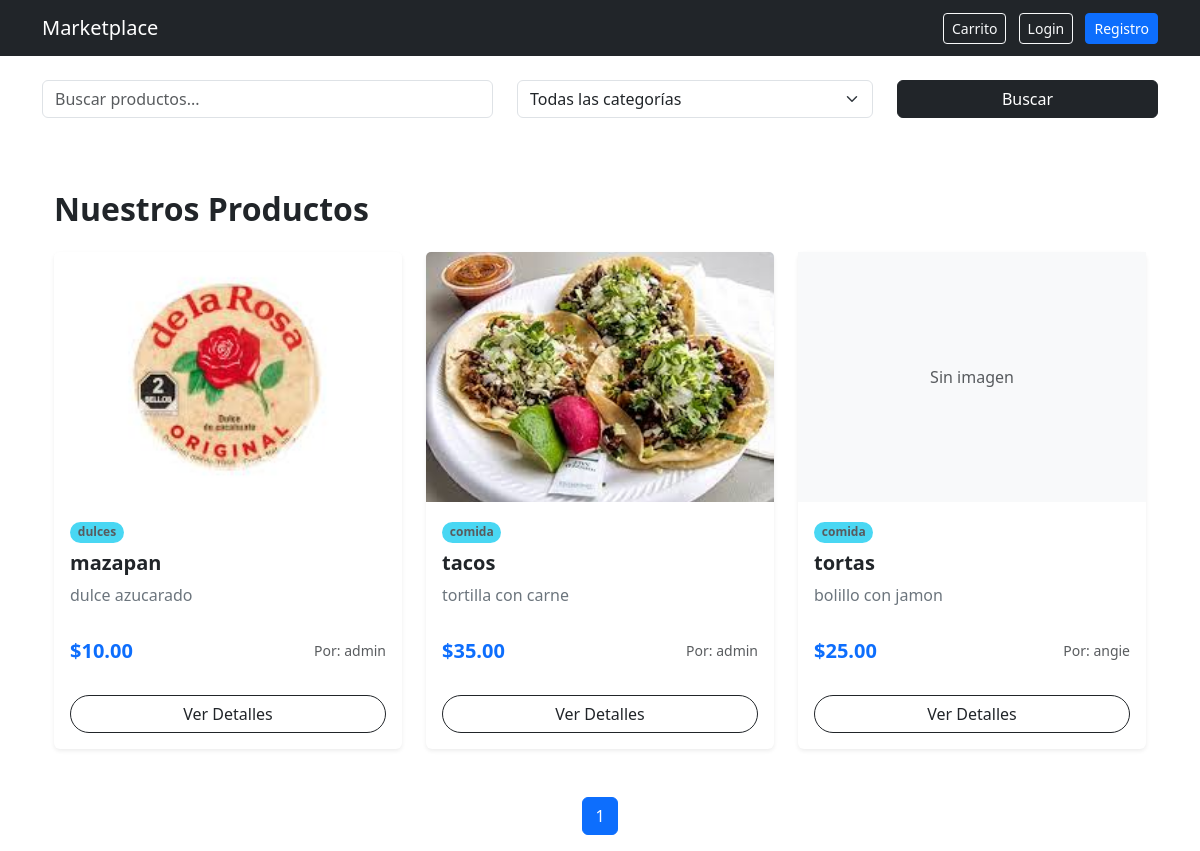
Before: / with the older database file.
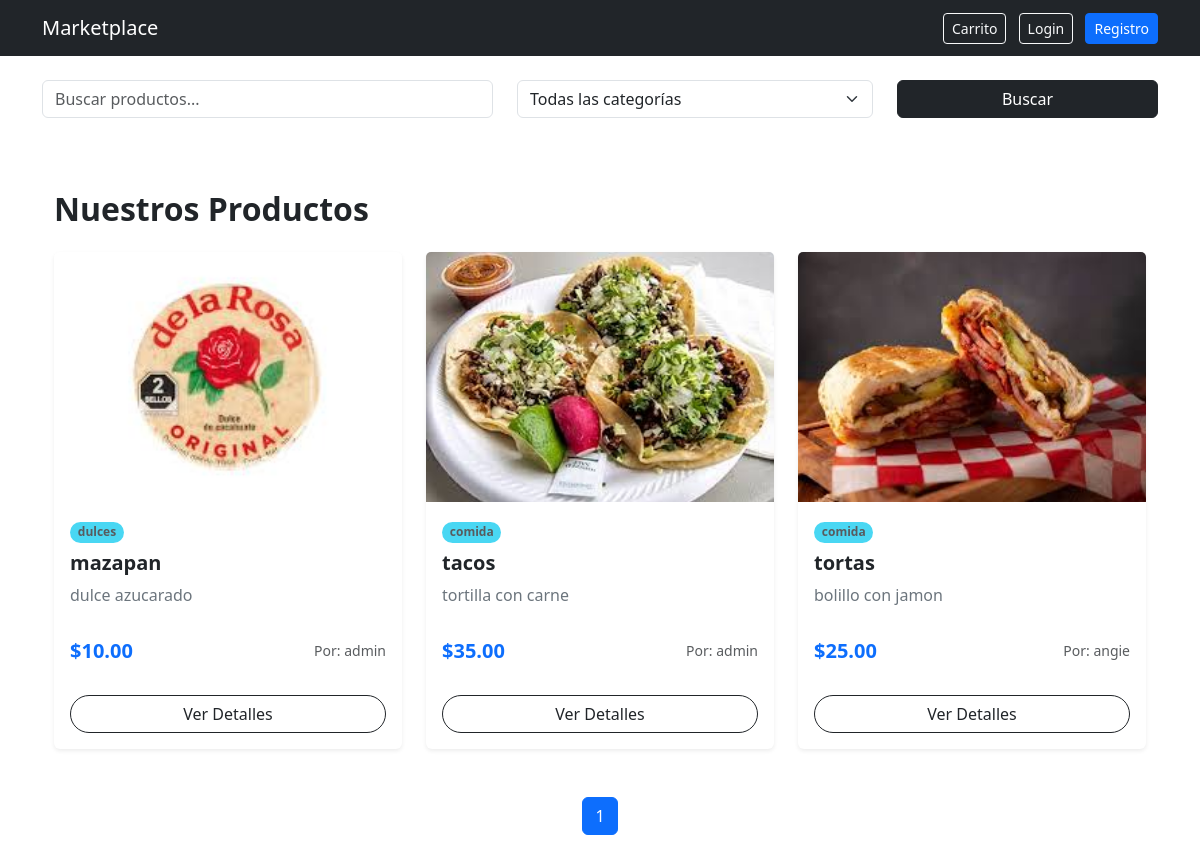
After: the same page with the newer database file.
### store/models.py (models this page shows, shortened)
class Product(models.Model):
    id = models.UUIDField(primary_key=True, default=uuid.uuid4, editable=False)
    name = models.CharField(max_length=150)
    description = models.TextField()
    image = models.ImageField(upload_to='upload/', blank=True, null=True)
    price = models.DecimalField(max_digits=10, decimal_places=2)
    stock = models.PositiveIntegerField(default=0)
    owner = models.ForeignKey(
        User,
        on_delete=models.CASCADE,
        related_name='products'
    )  # 1:N
    categories = models.ManyToManyField(
        Category,
        related_name='products'
    )  # N:M
    created_at = models.DateTimeField(auto_now_add=True)

class Category(models.Model):
    id = models.UUIDField(primary_key=True, default=uuid.uuid4, editable=False)
    name = models.CharField(max_length=100)
    description = models.TextField(blank=True)

class User(AbstractUser):
    id = models.UUIDField(primary_key=True, default=uuid.uuid4, editable=False)
    is_seller = models.BooleanField(default=False)

### store/views.py (the view)
# urls.py: 2. Add a URL to urlpatterns:  path('', views.home, name='home')
def home(request):
    query = request.GET.get('q')
    category_id = request.GET.get('category')
    products = Product.objects.select_related(
        'owner'
    ).prefetch_related(
        'categories'
    ).all()
    if query:
        products = products.filter(
            Q(name__icontains=query) |
            Q(description__icontains=query)
        )
    if category_id:
        products = products.filter(
            categories__id=category_id
        )
    paginator = Paginator(products, 6)
    page_number = request.GET.get('page')
    page_obj = paginator.get_page(page_number)
    categories = Category.objects.all()
    return render(request, 'store/home.html', {
        'page_obj': page_obj,
        'categories': categories
    })

### store/templates/store/home.html (shortened to what this page needs)
{% extends 'store/base.html' %}
{% block content %}
<form method="GET" class="row mb-4">
    <div class="col-md-5">
        <input type="text"
               name="q"
               class="form-control"
               placeholder="Buscar productos...">
    </div>
    <div class="col-md-4">
        <select name="category"
                class="form-select">
            <option value="">Todas las categorías</option>
        </select>
    </div>
    <div class="col-md-3">
        <button class="btn btn-dark w-100">
            Buscar
        </button>
    </div>
</form>
<div class="container py-5">
    <h2 class="mb-4 fw-bold text-dark">Nuestros Productos</h2>
    <div class="row row-cols-1 row-cols-md-2 row-cols-lg-3 g-4">
        {% for product in page_obj %}
        <div class="col">
            <div class="card h-100 border-0 shadow-sm transition-hover">
                {% if product.image %}
                    <img src="{{ product.image.url }}" class="card-img-top object-fit-cover" alt="{{ product.name }}" style="height: 250px;">
                {% else %}
                    <div class="bg-light d-flex align-items-center justify-content-center" style="height: 250px;">
                        <span class="text-muted">Sin imagen</span>
                    </div>
                {% endif %}
                <div class="card-body d-flex flex-column">
                    <div class="mb-2">
                        {% for cat in product.categories.all %}
                            <span class="badge rounded-pill bg-info text-dark opacity-75 small">{{ cat.name }}</span>
                        {% endfor %}
                    </div>
                    <h5 class="card-title fw-semibold">{{ product.name }}</h5>
                    <p class="card-text text-secondary flex-grow-1">
                        {{ product.description|truncatechars:100 }}
                    </p>
                    <div class="d-flex justify-content-between align-items-center mt-3">
                        <span class="h5 mb-0 fw-bold text-primary">${{ product.price }}</span>
                        <small class="text-muted">Por: {{ product.owner.username }}</small>
                    </div>
                </div>
                <div class="card-footer bg-transparent border-top-0 pb-3">
                    <div class="d-grid pt-2">
                        <a href="#" class="btn btn-outline-dark rounded-pill">Ver Detalles</a>
                    </div>
                </div>
            </div>
        </div>
        {% empty %}
        <div class="col-12 text-center py-5">
            <p class="lead text-muted">No hay productos disponibles en este momento.</p>
        </div>
        {% endfor %}
    </div>
</div>
<nav>
<ul class="pagination justify-content-center">
    <li class="page-item active">
        <span class="page-link">
            {{ page_obj.number }}
        </span>
    </li>
</ul>
</nav>
{% endblock %}

### store/templates/store/base.html (shortened to what this page needs)
<!DOCTYPE html>
<html lang="es">
<head>
    <link href="https://cdn.jsdelivr.net/npm/bootstrap@5.3.0/dist/css/bootstrap.min.css" rel="stylesheet">
</head>
<body>
<nav class="navbar navbar-expand-lg navbar-dark bg-dark">
  <div class="container">
    <a class="navbar-brand" href="/">Marketplace</a>
    <div>
      <a href="{% url 'cart_detail' %}"
        class="btn btn-outline-light btn-sm me-2">
           Carrito
      </a>
      {% if user.is_authenticated %}
        <span class="text-white me-3">Hola {{ user.username }}</span>
        <a href="{% url 'logout' %}" class="btn btn-outline-light btn-sm">Logout</a>
      {% else %}
        <a href="{% url 'login' %}" class="btn btn-outline-light btn-sm me-2">Login</a>
        <a href="{% url 'register' %}" class="btn btn-primary btn-sm">Registro</a>
      {% endif %}
    </div>
  </div>
</nav>
<div class="container mt-4">
    {% block content %}{% endblock %}
</div>
</body>
</html>

### store/templates/store/home.html (style rules this page uses)
.transition-hover { transition: transform 0.2s ease-in-out, box-shadow 0.2s ease-in-out; }
.object-fit-cover { object-fit: cover; }

Changed rows visible on the page:
changed Product "tortas": image: picture added; no longer shows "Sin imagen"
